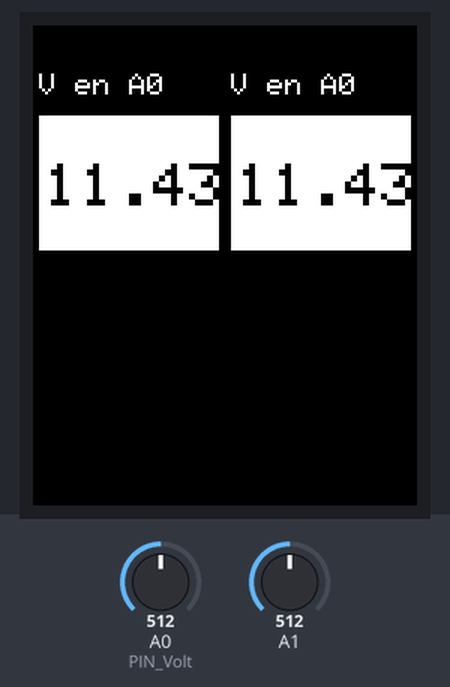
The sketch below on a simulated Arduino Uno, built with avr-gcc and run on an emulated ATmega328P. Parts: 128×160 colour display. The inputs (shaded band) are chosen by the test bench; at power-on: A0 (PIN_Volt) = 512, A1 = 512.

Above: at 2.4 s.
2.5 s: A0 (PIN_Volt) set to 716
At 4.0 s:
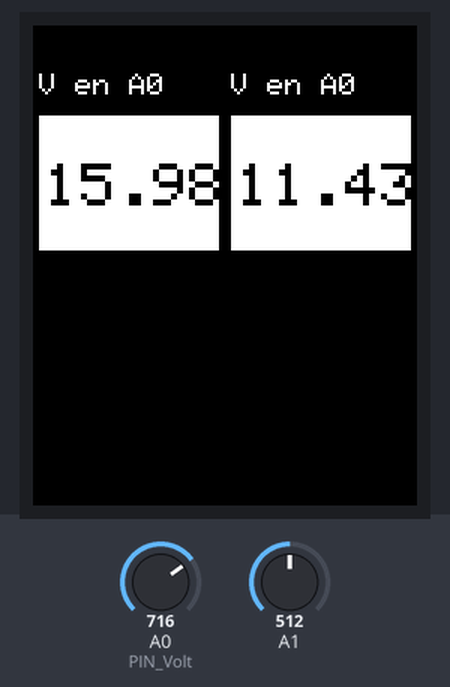
4.5 s: A1 set to 716
At 5.9 s:
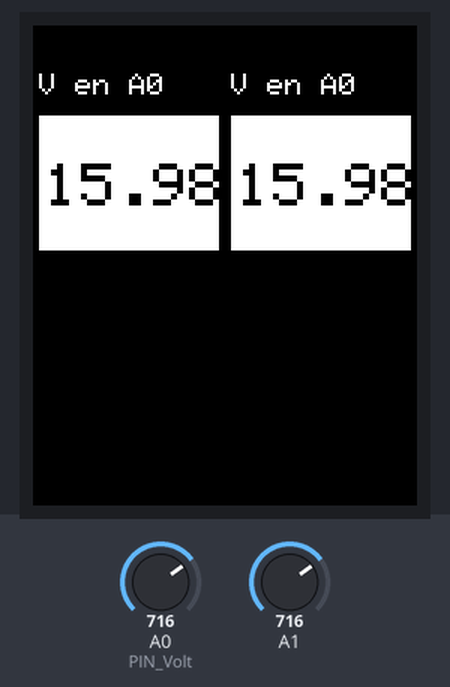
6.3 s: A0 (PIN_Volt) set to 900
At 7.8 s:
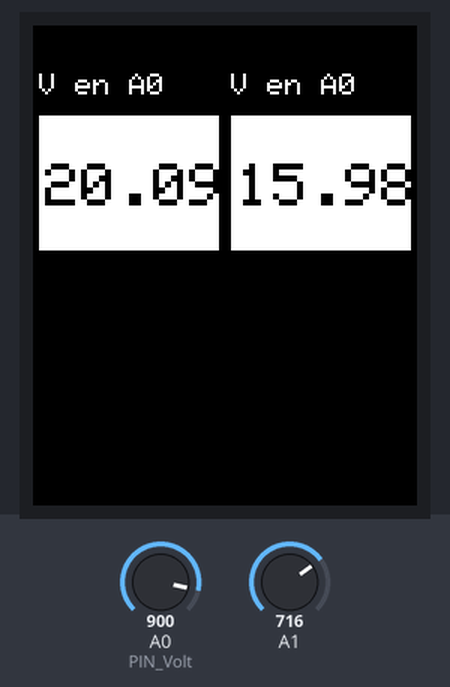
8.1 s: A1 set to 900
At 9.6 s:
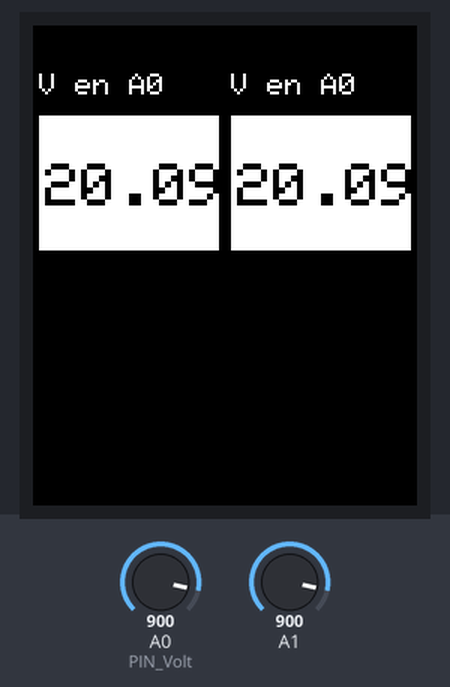
9.9 s: A0 (PIN_Volt) set to 1023
At 11.4 s:
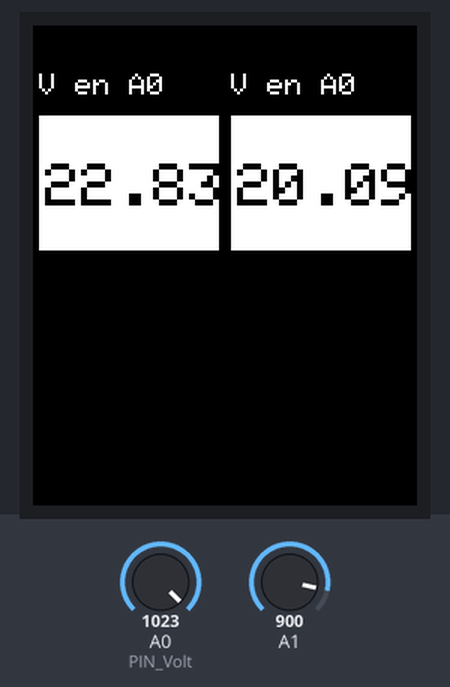
11.7 s: A1 set to 1023
At 13.5 s:
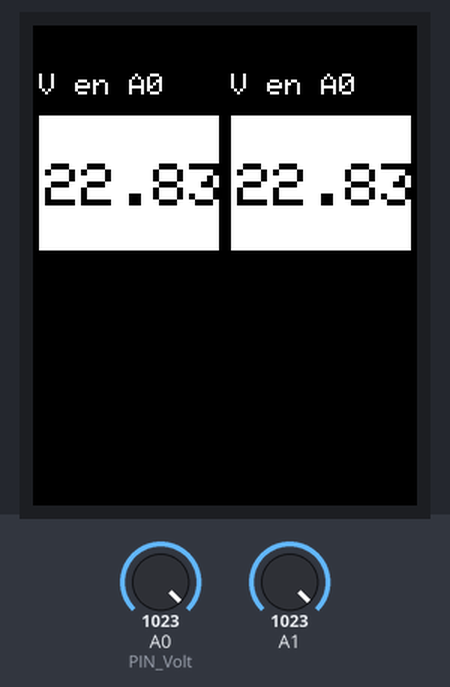
Timing chart, 0 to 14.5 s (numbered marks = the images above; inputs shaded):
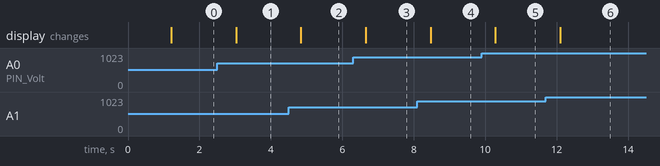

Measured:
- after the input at 2.5 s, the display: changes after 0.53 s (image 1)
- after the input at 4.5 s, the display: changes after 0.34 s (image 2)
- after the input at 6.3 s, the display: changes after 0.36 s (image 3)
- after the input at 8.1 s, the display: changes after 0.37 s (image 4)
- after the input at 9.9 s, the display: changes after 0.38 s (image 5)
- after the input at 11.7 s, the display: changes after 0.40 s (image 6)

The sketch:

exercice7.ino
```cpp
#include <Adafruit_GFX.h>     // Core graphics library
#include <Adafruit_ST7735.h>  // Hardware-specific library for ST7735
#include <SPI.h>
#include "tft_positions.h"

// These pins will also work for the 1.8" TFT shield.
#define TFT_CS 10
#define TFT_RST 8  // Or set to -1 and connect to Arduino RESET pin
#define TFT_DC 9

// For 1.44" and 1.8" TFT with ST7735 use:
Adafruit_ST7735 tft = Adafruit_ST7735(TFT_CS, TFT_DC, TFT_RST);

#define R1 2000
#define R2 560
#define PIN_Volt A0

#define MAX_VOLTS_INPUT 22.857F
#define RATIO_VOLT (float)(MAX_VOLTS_INPUT / 5.0F)
#define RATIO_ADC (float)(5.0F / 1024.0F)

float calculateVin(uint16_t vADC) {
  float r = 5.0F / 1024.0F * (float)vADC * RATIO_VOLT;
  return r;
}

void setupScreen() {
  tft.setCursor(20, 30);
  tft.setTextSize(3);
  tft.setTextColor(ST77XX_BLUE);
  tft.print("ORSYS");
  tft.setCursor(30, 80);
  tft.setTextSize(3);
  tft.setTextColor(ST77XX_RED);
  tft.print("Volt");
  tft.setCursor(25, 100);
  tft.setTextSize(3);
  tft.setTextColor(ST77XX_RED);
  tft.print("metre");
  tft.setCursor(40, 150);
  tft.setTextSize(1);
  tft.setTextColor(ST77XX_GREEN);
  tft.print("copyright 2023");
}

void setup() {
  tft.initR(INITR_BLACKTAB);
  tft.fillScreen(ST77XX_BLACK);
  setupScreen();
  delay(1000);
  tft.fillScreen(TFT_BACK_COLOR);
  makeCadre(CADRE_A0_X,CADRE_A0_Y,CADRE_GENERIC_W,CADRE_GENERIC_H,"V en A0");
  makeCadre(CADRE_A1_X,CADRE_A1_Y,CADRE_GENERIC_W,CADRE_GENERIC_H,"V en A0");
}
void loop() {
 setFloatValueInCadre(CADRE_A0_X,CADRE_A0_Y,CADRE_GENERIC_W,CADRE_GENERIC_H, calculateVin(analogRead(PIN_Volt)), CADRE_GENERIC_VALUE_PRECISION);
 setFloatValueInCadre(CADRE_A1_X,CADRE_A1_Y,CADRE_GENERIC_W,CADRE_GENERIC_H, calculateVin(analogRead(A1)), CADRE_GENERIC_VALUE_PRECISION);
  delay(900);
}
```

tft_positions.h
```cpp
#if !defined(_TFT_POSITIONS_H_)
#include <Adafruit_ST7735.h>
#define _TFT_POSITIONS_H_

/******** TFT DIMENSIONS ************/
#define TFT_SIZE_W 128.0F
#define TFT_SIZE_H 160.0F
#define TFT_BACK_COLOR ST77XX_BLACK

/*******************************************
* def des pistions relatives dans un cadre *
********************************************/
#define CADRE_FROMREF_TITLE_X 2
#define CADRE_FROMREF_TITLE_Y 6
#define CADRE_TITLE_SIZE 1
#define CADRE_TITLE_COLOR ST77XX_WHITE
#define CADRE_VALUE_SIZE 2
#define CADRE_VALUE_COLOR ST77XX_BLACK
#define CADRE_FROMREF_VALUE_RECT_X 2
#define CADRE_FROMREF_VALUE_RECT_Y 20
#define CADRE_FROMREF_VALUE_X CADRE_FROMREF_VALUE_RECT_X+2
#define CADRE_FROMREF_VALUE_Y CADRE_FROMREF_VALUE_RECT_Y+16

/******** GENERIC DIMENSIONS ************/
#define CADRE_GENERIC_W TFT_SIZE_W/2.0F
#define CADRE_GENERIC_H (TFT_SIZE_H-25.0F)/2.0F
#define CADRE_GENERIC_VALUE_PRECISION 2

/*********CADRE VALUE A0****************/
#define CADRE_A0_X 0
#define CADRE_A0_Y 10

/*********CADRE VALUE A1****************/
#define CADRE_A1_X CADRE_GENERIC_W
#define CADRE_A1_Y 10

#endif
```

tft_visual_frame_framework.ino
```cpp
#include "tft_positions.h"

void makeCadre(uint8_t x, uint8_t y, uint8_t w, uint8_t h, const char *title) {
  tft.setCursor(x + CADRE_FROMREF_TITLE_X, y + CADRE_FROMREF_TITLE_Y);
  tft.setTextSize(CADRE_TITLE_SIZE);
  tft.setTextColor(CADRE_TITLE_COLOR);
  tft.print(title);
  tft.drawRect(
    x + CADRE_FROMREF_VALUE_RECT_X,
    y + CADRE_FROMREF_VALUE_RECT_Y,
    w - CADRE_FROMREF_VALUE_RECT_X * 2,
    h - CADRE_FROMREF_VALUE_RECT_Y - 2,
    CADRE_TITLE_COLOR);
  setFloatValueInCadre(x, y, w, h, 0.0F, 2);
}
void setFloatValueInCadre(uint8_t x, uint8_t y, uint8_t w, uint8_t h, float value, uint8_t precision) {
  char buffer[precision + 4];
  tft.fillRect(
    x + CADRE_FROMREF_VALUE_RECT_X,
    y + CADRE_FROMREF_VALUE_RECT_Y,
    w - CADRE_FROMREF_VALUE_RECT_X * 2,
    h - CADRE_FROMREF_VALUE_RECT_Y - 2,
    CADRE_TITLE_COLOR);
  tft.setCursor(x + CADRE_FROMREF_VALUE_X, y + CADRE_FROMREF_VALUE_Y);
  tft.setTextSize(CADRE_VALUE_SIZE);
  tft.setTextColor(CADRE_VALUE_COLOR);
  tft.print(dtostrf(value, 2, precision, buffer));
}
```
